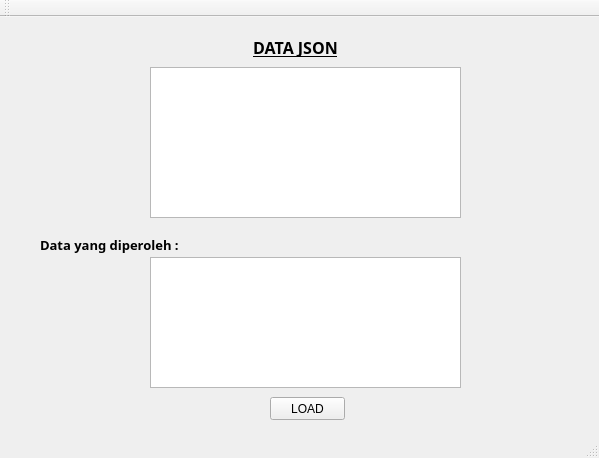
<?xml version="1.0" encoding="UTF-8"?>
<ui version="4.0">
 <class>MainWindow</class>
 <widget class="QMainWindow" name="MainWindow">
  <property name="geometry">
   <rect>
    <x>0</x>
    <y>0</y>
    <width>599</width>
    <height>458</height>
   </rect>
  </property>
  <property name="windowTitle">
   <string>MainWindow</string>
  </property>
  <widget class="QWidget" name="centralWidget">
   <widget class="QTableView" name="tableView">
    <property name="geometry">
     <rect>
      <x>150</x>
      <y>50</y>
      <width>311</width>
      <height>151</height>
     </rect>
    </property>
    <property name="font">
     <font>
      <family>Yu Gothic UI</family>
      <pointsize>11</pointsize>
      <weight>75</weight>
      <bold>true</bold>
     </font>
    </property>
    <property name="autoFillBackground">
     <bool>false</bool>
    </property>
    <property name="styleSheet">
     <string notr="true">text-align:right;
</string>
    </property>
   </widget>
   <widget class="QLabel" name="label">
    <property name="geometry">
     <rect>
      <x>190</x>
      <y>20</y>
      <width>211</width>
      <height>20</height>
     </rect>
    </property>
    <property name="font">
     <font>
      <family>Yu Gothic</family>
      <pointsize>12</pointsize>
      <weight>75</weight>
      <bold>true</bold>
      <underline>true</underline>
     </font>
    </property>
    <property name="autoFillBackground">
     <bool>false</bool>
    </property>
    <property name="text">
     <string>DATA JSON</string>
    </property>
    <property name="textFormat">
     <enum>Qt::AutoText</enum>
    </property>
    <property name="scaledContents">
     <bool>false</bool>
    </property>
    <property name="alignment">
     <set>Qt::AlignCenter</set>
    </property>
    <property name="margin">
     <number>-12</number>
    </property>
   </widget>
   <widget class="QTableView" name="tableViewdb">
    <property name="geometry">
     <rect>
      <x>150</x>
      <y>240</y>
      <width>311</width>
      <height>131</height>
     </rect>
    </property>
    <property name="font">
     <font>
      <family>Yu Gothic UI</family>
      <pointsize>11</pointsize>
      <weight>75</weight>
      <bold>true</bold>
     </font>
    </property>
    <property name="autoFillBackground">
     <bool>false</bool>
    </property>
    <property name="styleSheet">
     <string notr="true">text-align:right;
</string>
    </property>
   </widget>
   <widget class="QLabel" name="label_2">
    <property name="geometry">
     <rect>
      <x>40</x>
      <y>220</y>
      <width>181</width>
      <height>16</height>
     </rect>
    </property>
    <property name="font">
     <font>
      <family>Trebuchet MS</family>
      <pointsize>10</pointsize>
      <weight>75</weight>
      <bold>true</bold>
     </font>
    </property>
    <property name="text">
     <string>Data yang diperoleh :</string>
    </property>
   </widget>
   <widget class="QPushButton" name="load_button">
    <property name="geometry">
     <rect>
      <x>270</x>
      <y>380</y>
      <width>75</width>
      <height>23</height>
     </rect>
    </property>
    <property name="text">
     <string>LOAD</string>
    </property>
   </widget>
  </widget>
  <widget class="QMenuBar" name="menuBar">
   <property name="geometry">
    <rect>
     <x>0</x>
     <y>0</y>
     <width>599</width>
     <height>21</height>
    </rect>
   </property>
  </widget>
  <widget class="QToolBar" name="mainToolBar">
   <attribute name="toolBarArea">
    <enum>TopToolBarArea</enum>
   </attribute>
   <attribute name="toolBarBreak">
    <bool>false</bool>
   </attribute>
  </widget>
  <widget class="QStatusBar" name="statusBar"/>
 </widget>
 <layoutdefault spacing="6" margin="11"/>
 <resources/>
 <connections/>
</ui>
